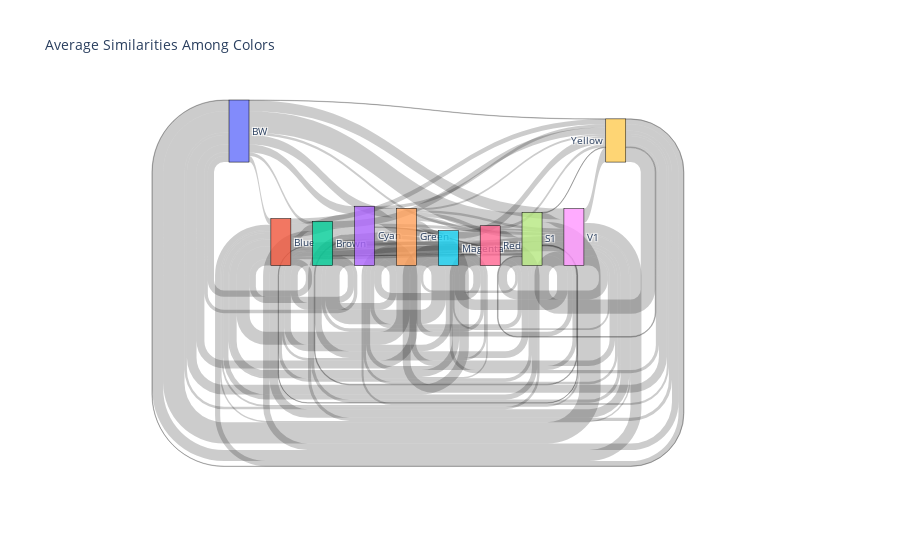

Write notebook code for a chart like this one.
### Code cell
import plotly.graph_objects as go
import numpy as np

colors = df_scores['Feature'].unique()

# Assuming 'similarities' is a dictionary with your calculated similarities
# Calculate the average similarities
for color1 in similarities:
    for color2 in similarities[color1]:
        similarities[color1][color2] = np.round(np.mean(similarities[color1][color2]),2)

# Prepare data for Sankey diagram
source = []
target = []
value = []
# colors_out = [col+'_out' for col in colors]
color_index = {color: i for i, color in enumerate(list(colors))}
print(color_index)
for color1 in similarities:
    for color2 in similarities[color1]:
        if color1 != color2:
            source.append(color_index[color1])
            target.append(color_index[color2])
            value.append(abs(similarities[color1][color2]))  # Use absolute values

# Create Sankey diagram
fig = go.Figure(data=[go.Sankey(
    node=dict(
      pad=15,
      thickness=20,
      line=dict(color="black", width=0.5),
      label=list(colors)
    ),
    link=dict(
      source=source,
      target=target,
      value=value
    ))])

fig.update_layout(title_text="Average Similarities Among Colors", font_size=10)
fig.show()

### Figure 1 — Plotly figure (JSON) as saved in the notebook; plotly's stock layout.template omitted (floating-point values rounded to 4 significant figures)
{"data": [{"link": {"source": [0, 0, 0, 0, 0, 0, 0, 0, 0, 1, 1, 1, 1, 1, 1, 1, 1, 1, 2, 2, 2, 2, 2, 2, 2, 2, 2, 3, 3, 3, 3, 3, 3, 3, 3, 3, 4, 4, 4, 4, 4, 4, 4, 4, 4, 5, 5, 5, 5, 5, 5, 5, 5, 5, 6, 6, 6, 6, 6, 6, 6, 6, 6, 7, 7, 7, 7, 7, 7, 7, 7, 7, 8, 8, 8, 8, 8, 8, 8, 8, 8, 9, 9, 9, 9, 9, 9, 9, 9, 9], "target": [1, 2, 3, 4, 5, 6, 7, 8, 9, 0, 2, 3, 4, 5, 6, 7, 8, 9, 0, 1, 3, 4, 5, 6, 7, 8, 9, 0, 1, 2, 4, 5, 6, 7, 8, 9, 0, 1, 2, 3, 5, 6, 7, 8, 9, 0, 1, 2, 3, 4, 6, 7, 8, 9, 0, 1, 2, 3, 4, 5, 7, 8, 9, 0, 1, 2, 3, 4, 5, 6, 8, 9, 0, 1, 2, 3, 4, 5, 6, 7, 9, 0, 1, 2, 3, 4, 5, 6, 7, 8], "value": [0.18, 0.1, 0.23, 0.28, 0, 0.07, 0.62, 0.32, 0.01, 0.18, 0.18, 0.38, 0.2, 0.04, 0.15, 0.05, 0.04, 0.15, 0.1, 0.18, 0.2, 0.19, 0.07, 0.1, 0.01, 0.25, 0.19, 0.23, 0.38, 0.2, 0.42, 0.1, 0.2, 0.02, 0.09, 0.09, 0.28, 0.2, 0.19, 0.42, 0.21, 0.12, 0.12, 0.07, 0.06, 0, 0.04, 0.07, 0.1, 0.21, 0.07, 0.14, 0.16, 0.23, 0.07, 0.15, 0.1, 0.2, 0.12, 0.07, 0.31, 0.05, 0.09, 0.62, 0.05, 0.01, 0.02, 0.12, 0.14, 0.31, 0.26, 0.02, 0.32, 0.04, 0.25, 0.09, 0.07, 0.16, 0.05, 0.26, 0.42, 0.01, 0.15, 0.19, 0.09, 0.06, 0.23, 0.09, 0.02, 0.42]}, "node": {"label": ["BW", "Blue", "Brown", "Cyan", "Green", "Magenta", "Red", "S1", "V1", "Yellow"], "line": {"color": "black", "width": 0.5}, "pad": 15, "thickness": 20}, "type": "sankey"}], "layout": {"font": {"size": 10}, "title": {"text": "Average Similarities Among Colors"}}}
